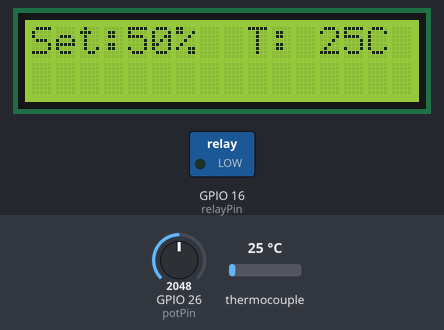
Bench run of a sketch on a simulated ESP32. Shown: 16×2 character LCD, switched loads named in the sketch (green lamp = pin HIGH). Dashed ring = blinking. Inputs (shaded band) come from the test bench; at power-on: GPIO 26 (potPin) = 2048, thermocouple 25 °C. What the sketch prints to the serial monitor is not drawn.

Above: at 1.6 s.
2.3 s: GPIO 26 (potPin) set to 0
At 4.8 s:
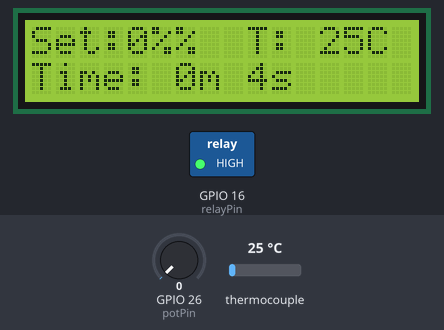
6.4 s: thermocouple set to 6 °C
At 7.8 s:
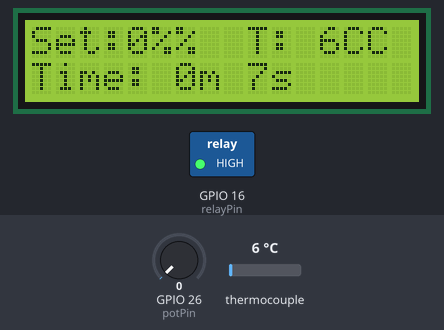
10.5 s: GPIO 26 (potPin) set to 491
At 12.3 s:
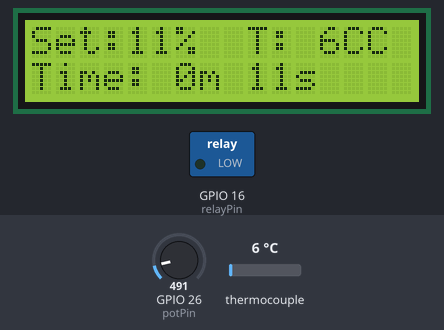
14.6 s: GPIO 26 (potPin) set to 1228
At 14.76 s:
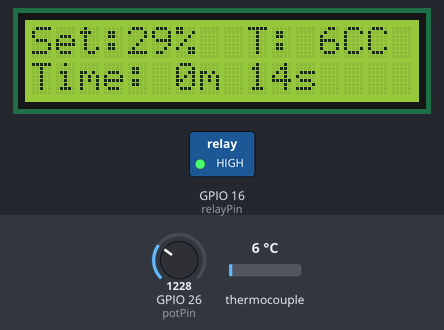
16.1 s: thermocouple set to 75 °C
At 17.5 s:
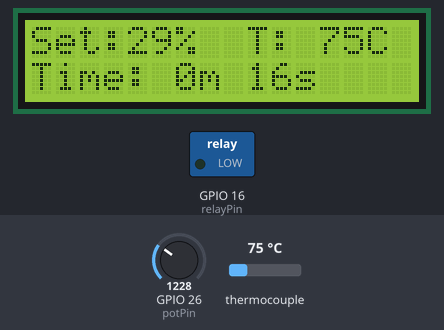
18.1 s: thermocouple set to 150 °C
At 61.6 s:
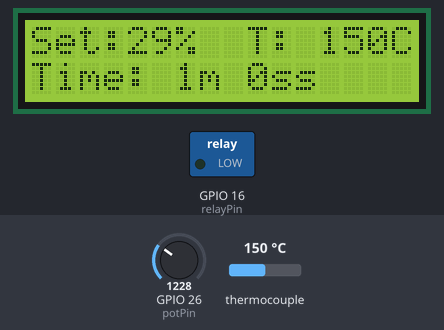
Timing chart, 0 to 62.2 s (numbered marks = the images above; inputs shaded):
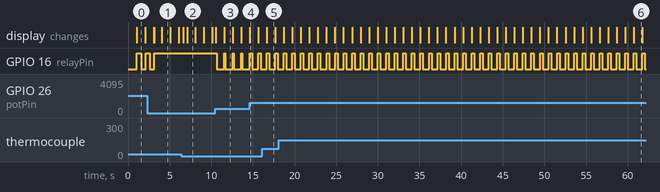

The sketch:

firmware.ino
```cpp
#include "max6675.h"
#include <LCD_I2C.h>

float startTime = 0;

LCD_I2C lcd(0x27, 16, 2); // Default address of most PCF8574 modules

int relayPin = 16;
int potPin = 26;

int thermoDO = 19;
int thermoCS = 23;
int thermoCLK = 5;
MAX6675 thermocouple(thermoCLK, thermoCS, thermoDO);

int potValue = 0;
float dutyCycle = 0;
float currentTemp = 0;
float currentError = 0;
float lastError = 0;
float cummulativeError = 0;
float rateOfChangeError = 0;

TaskHandle_t temperatureSensor_t;

void setup() {
  Serial.begin(115200);
  lcd.begin();
  lcd.backlight();
  pinMode(relayPin, OUTPUT);
  startTime = millis();

  xTaskCreatePinnedToCore(
      readTemp, /* Function to implement the task */
      "TemperatureSensor", /* Name of the task */
      10000,  /* Stack size in words */
      NULL,  /* Task input parameter */
      0,  /* Priority of the task */
      &temperatureSensor_t,  /* Task handle. */
      0); /* Core where the task should run */

  delay(1000);
}

/**
 * Read the avg. temperature and store the value
 */
void readTemp(void * pvParameters) {
  for (;;) {
    delay(250); // The temperature sensor needs time between samples. A high sample frequency might result in no change in temperature reading.
    float temperatureC = 0;
    int numReadings = 10;
    for (int i = 0; i < numReadings; i++) {
      temperatureC += thermocouple.readCelsius();
    }

    currentTemp = temperatureC / numReadings;
  }
}

void loop() {
  String out = "";
  potValue = analogRead(potPin);
  dutyCycle = (float(potValue) / 4096.0) * 100;
  out += String(dutyCycle);

  lcd.setCursor(0, 0);
  lcd.print("Set:" + String(int(dutyCycle)) + "%");

  out += ", " + String(currentTemp);
  lcd.setCursor(9, 0);
  lcd.print("T: " + String(int(currentTemp)) + "C");

  float delayMs = dutyCycle * 10;
  digitalWrite(relayPin, HIGH); // Turn on on heater
  delay(dutyCycle*10);
  if (delayMs > 0) {
    digitalWrite(relayPin, LOW); // Turn off heater
    delay(1000 - (dutyCycle*10));
  }

  float timePassedSeconds = (millis() - startTime) / 1000;
  int minutes = int(timePassedSeconds / 60);
  int seconds = int(timePassedSeconds) % 60;
  lcd.setCursor(0, 1);
  lcd.print("Time: " + String(minutes) + "m " + String(seconds) + "s");
  Serial.println(out);
}
```

Measured:
- after the input at 2.3 s, GPIO 16 (relayPin): goes on until 3.1 s, then stays HIGH; the display: first differs from a run without the input after 0.83 s (image 1 shows a later state)
- after the input at 6.4 s, the display: first changes after 0.25 s (image 2 shows a later state)
- after the input at 10.5 s, GPIO 16 (relayPin): alternates HIGH for 0.12 s and LOW for 0.90 s, starting after 0.14 s; the display: first changes at once (image 3 shows a later state)
- after the input at 16.1 s, the display: first differs from a run without the input after 0.57 s (image 5)
- what the display in image 0 shows lasts 1.0 s, from 1.1 s to 2.1 s
